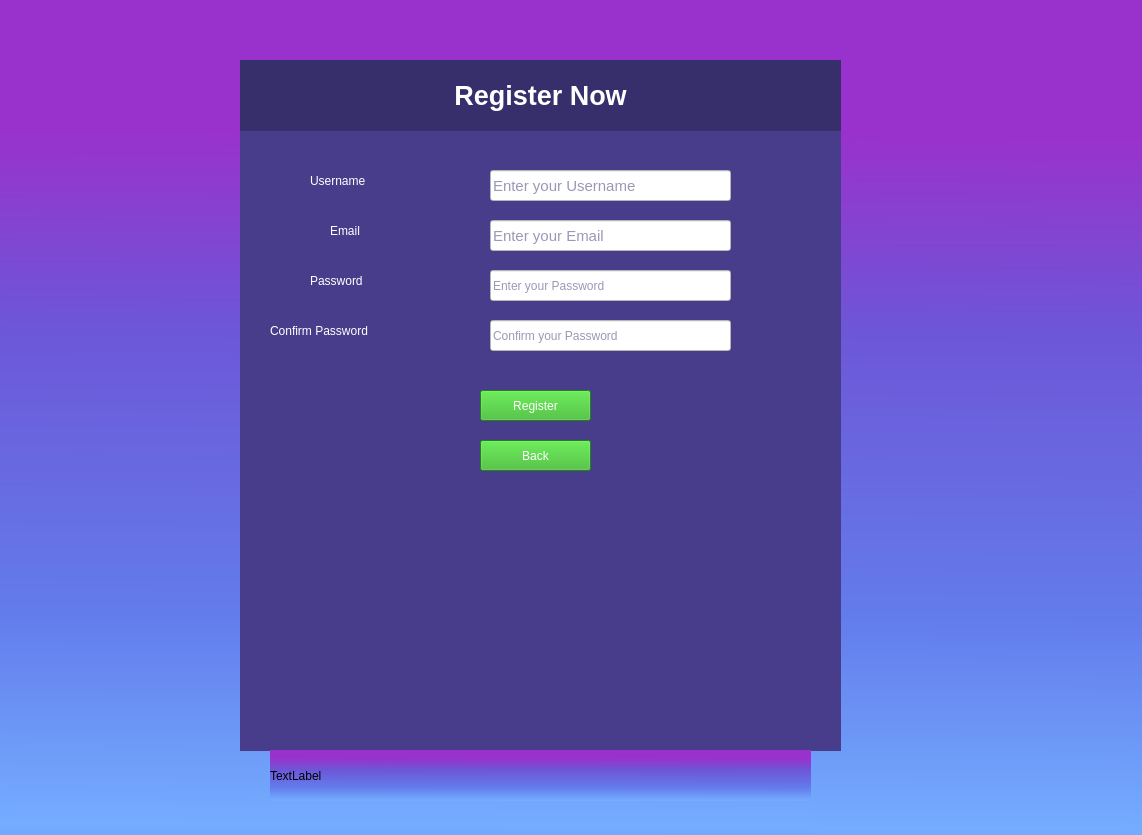
<?xml version="1.0" encoding="UTF-8"?>
<ui version="4.0">
 <class>TriviadorGameClass</class>
 <widget class="QMainWindow" name="TriviadorGameClass">
  <property name="geometry">
   <rect>
    <x>0</x>
    <y>0</y>
    <width>1142</width>
    <height>835</height>
   </rect>
  </property>
  <property name="minimumSize">
   <size>
    <width>900</width>
    <height>600</height>
   </size>
  </property>
  <property name="windowTitle">
   <string>TriviadorGame</string>
  </property>
  <property name="styleSheet">
   <string notr="true">background-color: qlineargradient(spread:reflect, x1:0.988636, y1:0.995, x2:1, y2:0, stop:0 rgba(116, 172, 255, 255), stop:0.251894 rgba(99, 124, 235, 255), stop:0.598485 rgba(109, 86, 216, 255), stop:0.831439 rgba(153, 50, 204, 255));</string>
  </property>
  <widget class="QWidget" name="centralWidget">
   <widget class="QWidget" name="LoginForm" native="true">
    <property name="geometry">
     <rect>
      <x>330</x>
      <y>110</y>
      <width>461</width>
      <height>581</height>
     </rect>
    </property>
    <property name="styleSheet">
     <string notr="true">background-color: rgb(72, 61, 139);</string>
    </property>
    <widget class="QLabel" name="LoginTitle">
     <property name="geometry">
      <rect>
       <x>0</x>
       <y>0</y>
       <width>461</width>
       <height>61</height>
      </rect>
     </property>
     <property name="styleSheet">
      <string notr="true">background-color: rgb(55, 47, 107);</string>
     </property>
     <property name="text">
      <string>&lt;html&gt;&lt;head/&gt;&lt;body&gt;&lt;p align=&quot;center&quot;&gt;&lt;span style=&quot; font-size:20pt; font-weight:700; color:#ffffff;&quot;&gt;Login into your ACCOUNT&lt;/span&gt;&lt;/p&gt;&lt;/body&gt;&lt;/html&gt;</string>
     </property>
    </widget>
    <widget class="QLineEdit" name="LoginUsernameField">
     <property name="geometry">
      <rect>
       <x>160</x>
       <y>90</y>
       <width>241</width>
       <height>31</height>
      </rect>
     </property>
     <property name="font">
      <font>
       <family>Segoe UI</family>
       <pointsize>11</pointsize>
       <italic>false</italic>
       <bold>false</bold>
      </font>
     </property>
     <property name="layoutDirection">
      <enum>Qt::LeftToRight</enum>
     </property>
     <property name="styleSheet">
      <string notr="true">font: 11pt &quot;Segoe UI&quot;;
background-color: rgb(255, 255, 255);
color: rgb(55, 47, 107);
</string>
     </property>
     <property name="text">
      <string/>
     </property>
     <property name="placeholderText">
      <string>Enter your Username</string>
     </property>
    </widget>
    <widget class="QLineEdit" name="LoginPasswordField">
     <property name="geometry">
      <rect>
       <x>160</x>
       <y>141</y>
       <width>241</width>
       <height>31</height>
      </rect>
     </property>
     <property name="styleSheet">
      <string notr="true">font: 11pt &quot;Segoe UI&quot;;
background-color: rgb(255, 255, 255);
color: rgb(55, 47, 107);</string>
     </property>
     <property name="text">
      <string/>
     </property>
     <property name="echoMode">
      <enum>QLineEdit::Password</enum>
     </property>
     <property name="placeholderText">
      <string>Enter your Password</string>
     </property>
    </widget>
    <widget class="QPushButton" name="LoginButton">
     <property name="geometry">
      <rect>
       <x>180</x>
       <y>200</y>
       <width>111</width>
       <height>31</height>
      </rect>
     </property>
     <property name="cursor">
      <cursorShape>ArrowCursor</cursorShape>
     </property>
     <property name="contextMenuPolicy">
      <enum>Qt::DefaultContextMenu</enum>
     </property>
     <property name="styleSheet">
      <string notr="true">color: rgb(255, 255, 255);

font: 700 14pt &quot;Segoe UI&quot;;
background-color: rgb(48, 180, 33);
</string>
     </property>
     <property name="text">
      <string>Login</string>
     </property>
     <property name="flat">
      <bool>false</bool>
     </property>
    </widget>
    <widget class="QPushButton" name="LoginRegisterButton">
     <property name="geometry">
      <rect>
       <x>180</x>
       <y>460</y>
       <width>111</width>
       <height>31</height>
      </rect>
     </property>
     <property name="styleSheet">
      <string notr="true">color: rgb(255, 255, 255);
font: 11pt &quot;Segoe UI&quot;;</string>
     </property>
     <property name="text">
      <string>Register</string>
     </property>
    </widget>
    <widget class="QLabel" name="LoginUsernameLabel">
     <property name="geometry">
      <rect>
       <x>30</x>
       <y>90</y>
       <width>111</width>
       <height>21</height>
      </rect>
     </property>
     <property name="styleSheet">
      <string notr="true">font: 700 15pt &quot;Segoe UI&quot;;

color: rgb(255, 255, 255);
</string>
     </property>
     <property name="text">
      <string>Username</string>
     </property>
    </widget>
    <widget class="QLabel" name="LoginPasswordLabel">
     <property name="geometry">
      <rect>
       <x>30</x>
       <y>140</y>
       <width>111</width>
       <height>21</height>
      </rect>
     </property>
     <property name="styleSheet">
      <string notr="true">font: 700 15pt &quot;Segoe UI&quot;;
color: rgb(255, 255, 255);
</string>
     </property>
     <property name="text">
      <string>Password</string>
     </property>
    </widget>
    <widget class="QLabel" name="LoginRegisterLabel">
     <property name="geometry">
      <rect>
       <x>70</x>
       <y>420</y>
       <width>331</width>
       <height>31</height>
      </rect>
     </property>
     <property name="styleSheet">
      <string notr="true">font: 14pt &quot;Segoe UI&quot;;
color: rgb(255, 255, 255);</string>
     </property>
     <property name="text">
      <string>Don't have an account? Register now!</string>
     </property>
    </widget>
   </widget>
   <widget class="QWidget" name="RegisterForm" native="true">
    <property name="geometry">
     <rect>
      <x>240</x>
      <y>60</y>
      <width>601</width>
      <height>691</height>
     </rect>
    </property>
    <property name="styleSheet">
     <string notr="true">background-color: rgb(72, 61, 139);</string>
    </property>
    <widget class="QLabel" name="RegisterTitle">
     <property name="geometry">
      <rect>
       <x>0</x>
       <y>0</y>
       <width>601</width>
       <height>71</height>
      </rect>
     </property>
     <property name="styleSheet">
      <string notr="true">background-color: rgb(55, 47, 107);</string>
     </property>
     <property name="text">
      <string>&lt;html&gt;&lt;head/&gt;&lt;body&gt;&lt;p align=&quot;center&quot;&gt;&lt;span style=&quot; font-size:20pt; font-weight:700; color:#ffffff;&quot;&gt;Register Now&lt;/span&gt;&lt;/p&gt;&lt;/body&gt;&lt;/html&gt;</string>
     </property>
    </widget>
    <widget class="QLabel" name="RegisterPasswordLabel">
     <property name="geometry">
      <rect>
       <x>70</x>
       <y>210</y>
       <width>111</width>
       <height>21</height>
      </rect>
     </property>
     <property name="styleSheet">
      <string notr="true">font: 700 15pt &quot;Segoe UI&quot;;
color: rgb(255, 255, 255);
</string>
     </property>
     <property name="text">
      <string>Password</string>
     </property>
    </widget>
    <widget class="QLabel" name="RegisterUsernameLabel">
     <property name="geometry">
      <rect>
       <x>70</x>
       <y>110</y>
       <width>111</width>
       <height>21</height>
      </rect>
     </property>
     <property name="styleSheet">
      <string notr="true">font: 700 15pt &quot;Segoe UI&quot;;

color: rgb(255, 255, 255);
</string>
     </property>
     <property name="text">
      <string>Username</string>
     </property>
    </widget>
    <widget class="QLineEdit" name="RegisterUsernameField">
     <property name="geometry">
      <rect>
       <x>250</x>
       <y>110</y>
       <width>241</width>
       <height>31</height>
      </rect>
     </property>
     <property name="font">
      <font>
       <family>Segoe UI</family>
       <pointsize>11</pointsize>
       <italic>false</italic>
       <bold>false</bold>
      </font>
     </property>
     <property name="layoutDirection">
      <enum>Qt::LeftToRight</enum>
     </property>
     <property name="styleSheet">
      <string notr="true">font: 11pt &quot;Segoe UI&quot;;
background-color: rgb(255, 255, 255);
color: rgb(55, 47, 107);
</string>
     </property>
     <property name="text">
      <string/>
     </property>
     <property name="placeholderText">
      <string>Enter your Username</string>
     </property>
    </widget>
    <widget class="QLineEdit" name="RegisterPasswordField">
     <property name="geometry">
      <rect>
       <x>250</x>
       <y>210</y>
       <width>241</width>
       <height>31</height>
      </rect>
     </property>
     <property name="styleSheet">
      <string notr="true">font: 11pt &quot;Segoe UI&quot;;
background-color: rgb(255, 255, 255);
color: rgb(55, 47, 107);</string>
     </property>
     <property name="text">
      <string/>
     </property>
     <property name="echoMode">
      <enum>QLineEdit::Password</enum>
     </property>
     <property name="placeholderText">
      <string>Enter your Password</string>
     </property>
    </widget>
    <widget class="QLabel" name="RegisterConfirmpasswordLabel">
     <property name="geometry">
      <rect>
       <x>30</x>
       <y>260</y>
       <width>191</width>
       <height>21</height>
      </rect>
     </property>
     <property name="styleSheet">
      <string notr="true">font: 700 15pt &quot;Segoe UI&quot;;
color: rgb(255, 255, 255);
</string>
     </property>
     <property name="text">
      <string>Confirm Password</string>
     </property>
    </widget>
    <widget class="QLabel" name="RegisterEmailLabel">
     <property name="geometry">
      <rect>
       <x>90</x>
       <y>160</y>
       <width>111</width>
       <height>21</height>
      </rect>
     </property>
     <property name="styleSheet">
      <string notr="true">font: 700 15pt &quot;Segoe UI&quot;;

color: rgb(255, 255, 255);
</string>
     </property>
     <property name="text">
      <string>Email</string>
     </property>
    </widget>
    <widget class="QLineEdit" name="RegisterEmailField">
     <property name="geometry">
      <rect>
       <x>250</x>
       <y>160</y>
       <width>241</width>
       <height>31</height>
      </rect>
     </property>
     <property name="font">
      <font>
       <family>Segoe UI</family>
       <pointsize>11</pointsize>
       <italic>false</italic>
       <bold>false</bold>
      </font>
     </property>
     <property name="contextMenuPolicy">
      <enum>Qt::DefaultContextMenu</enum>
     </property>
     <property name="layoutDirection">
      <enum>Qt::LeftToRight</enum>
     </property>
     <property name="styleSheet">
      <string notr="true">font: 11pt &quot;Segoe UI&quot;;
background-color: rgb(255, 255, 255);
color: rgb(55, 47, 107);
</string>
     </property>
     <property name="text">
      <string/>
     </property>
     <property name="placeholderText">
      <string>Enter your Email</string>
     </property>
    </widget>
    <widget class="QLineEdit" name="RegisterConfirmPassword">
     <property name="geometry">
      <rect>
       <x>250</x>
       <y>260</y>
       <width>241</width>
       <height>31</height>
      </rect>
     </property>
     <property name="styleSheet">
      <string notr="true">font: 11pt &quot;Segoe UI&quot;;
background-color: rgb(255, 255, 255);
color: rgb(55, 47, 107);</string>
     </property>
     <property name="text">
      <string/>
     </property>
     <property name="echoMode">
      <enum>QLineEdit::Password</enum>
     </property>
     <property name="placeholderText">
      <string>Confirm your Password</string>
     </property>
    </widget>
    <widget class="QPushButton" name="RegisterButton">
     <property name="geometry">
      <rect>
       <x>240</x>
       <y>330</y>
       <width>111</width>
       <height>31</height>
      </rect>
     </property>
     <property name="styleSheet">
      <string notr="true">background-color: rgb(48, 180, 33);
color: rgb(255, 255, 255);
font: 700 14pt &quot;Segoe UI&quot;;
</string>
     </property>
     <property name="text">
      <string>Register</string>
     </property>
    </widget>
    <widget class="QPushButton" name="RegisterBackButton">
     <property name="geometry">
      <rect>
       <x>240</x>
       <y>380</y>
       <width>111</width>
       <height>31</height>
      </rect>
     </property>
     <property name="styleSheet">
      <string notr="true">background-color: rgb(48, 180, 33);
color: rgb(255, 255, 255);
font: 700 14pt &quot;Segoe UI&quot;;
</string>
     </property>
     <property name="text">
      <string>Back</string>
     </property>
    </widget>
   </widget>
   <widget class="QLabel" name="ErrorLabel">
    <property name="geometry">
     <rect>
      <x>270</x>
      <y>750</y>
      <width>541</width>
      <height>51</height>
     </rect>
    </property>
    <property name="text">
     <string>TextLabel</string>
    </property>
   </widget>
  </widget>
 </widget>
 <layoutdefault spacing="6" margin="11"/>
 <resources>
  <include location="TriviadorGame.qrc"/>
 </resources>
 <connections/>
</ui>
